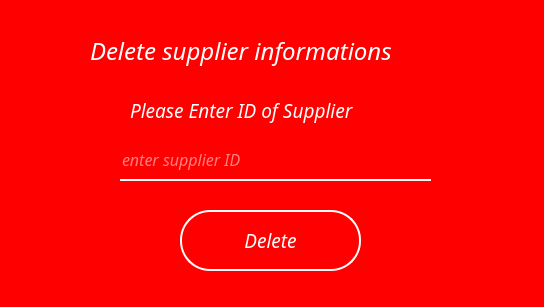
<?xml version="1.0" encoding="UTF-8"?>
<ui version="4.0">
 <class>Form</class>
 <widget class="QWidget" name="Form">
  <property name="geometry">
   <rect>
    <x>0</x>
    <y>0</y>
    <width>544</width>
    <height>307</height>
   </rect>
  </property>
  <property name="windowTitle">
   <string>Form</string>
  </property>
  <property name="styleSheet">
   <string notr="true">#Form{
background:red;
}
#headerFrame
{
background: black;
border-radius: 30px;
}

#frame
{
background: red;
border-radius: 30px;
}
#label_delete{
color:white;
}

#label_delete_2{
color:white;
}

#label_2{
color:white;
}

#lineEdit_SID{
border:none;
background:transparent;
color: white;
border-bottom: 2px solid white;
}

#lineEdit_last_name{
border:none;
background:transparent;
color: white;
border-bottom: 2px solid white;
}

#lineEdit_address{
border:none;
background:transparent;
color: white;
border-bottom: 2px solid white;
}

#lineEdit_sector{
border:none;
background:transparent;
color: white;
border-bottom: 2px solid white;
}

#lineEdit_permisions{
border:none;
background:transparent;
color: white;
border-bottom: 2px solid white;
}

#lineEdit_username{
border:none;
background:transparent;
color: white;
border-bottom: 2px solid white;
}

#lineEdit_password{
border:none;
background:transparent;
color: white;
border-bottom: 2px solid white;
}

#pushButton_delete{
border:2px solid white;
background:transparent;
color:white;
border-radius: 30px;
}

#pushButton_delete:hover{
border:2px solid white;
background:white;
color:red;
}

#push_Rigister{
border:2px solid white;
background:transparent;
color:white;
border-radius: 30px;
}

#push_Rigister:hover{
border:2px solid white;
background:white;
color:red;
}</string>
  </property>
  <widget class="QLabel" name="label_delete">
   <property name="geometry">
    <rect>
     <x>130</x>
     <y>90</y>
     <width>281</width>
     <height>41</height>
    </rect>
   </property>
   <property name="font">
    <font>
     <family>Aero</family>
     <pointsize>14</pointsize>
     <weight>50</weight>
     <italic>true</italic>
     <bold>false</bold>
    </font>
   </property>
   <property name="text">
    <string>Please Enter ID of Supplier</string>
   </property>
  </widget>
  <widget class="QLabel" name="label_delete_2">
   <property name="geometry">
    <rect>
     <x>90</x>
     <y>30</y>
     <width>371</width>
     <height>41</height>
    </rect>
   </property>
   <property name="font">
    <font>
     <family>Aero</family>
     <pointsize>18</pointsize>
     <weight>50</weight>
     <italic>true</italic>
     <bold>false</bold>
    </font>
   </property>
   <property name="text">
    <string>Delete supplier informations</string>
   </property>
  </widget>
  <widget class="QLineEdit" name="lineEdit_SID">
   <property name="geometry">
    <rect>
     <x>120</x>
     <y>140</y>
     <width>311</width>
     <height>41</height>
    </rect>
   </property>
   <property name="font">
    <font>
     <family>Aero</family>
     <pointsize>12</pointsize>
     <weight>50</weight>
     <italic>true</italic>
     <bold>false</bold>
    </font>
   </property>
   <property name="placeholderText">
    <string>enter supplier ID</string>
   </property>
  </widget>
  <widget class="QPushButton" name="pushButton_delete">
   <property name="geometry">
    <rect>
     <x>180</x>
     <y>210</y>
     <width>181</width>
     <height>61</height>
    </rect>
   </property>
   <property name="font">
    <font>
     <family>Aero</family>
     <pointsize>14</pointsize>
     <weight>50</weight>
     <italic>true</italic>
     <bold>false</bold>
    </font>
   </property>
   <property name="text">
    <string>Delete</string>
   </property>
  </widget>
 </widget>
 <resources/>
 <connections/>
</ui>
